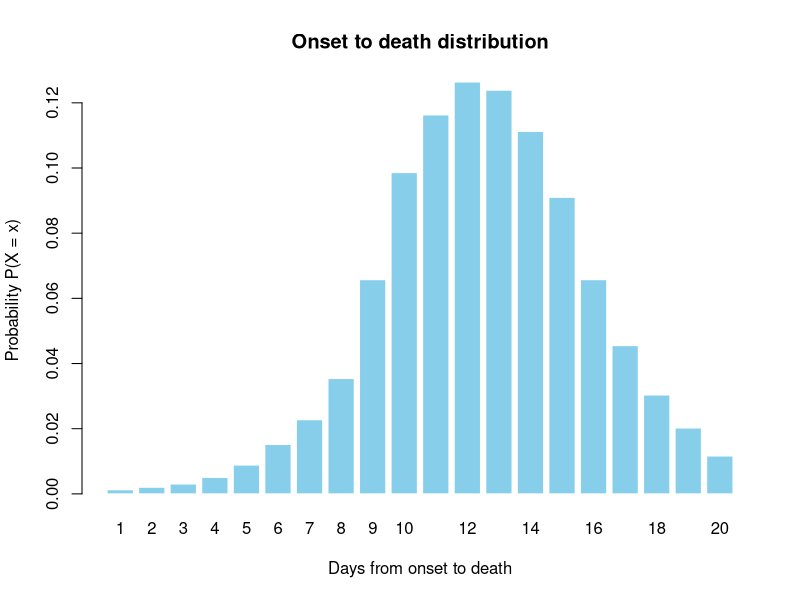

Write R code to recreate this figure.
## ---- chunk 1
# Days
x <- 1:20

# Frequencies (n_x)
nx <- c(5, 8, 12, 20, 35, 60, 90, 140, 260, 390,
        460, 500, 490, 440, 360, 260, 180, 120, 80, 46)

# Total cases
N <- sum(nx)

# Probability mass function
px <- nx / N

barplot(px,
        names.arg = x,
        xlab = "Days from onset to death",
        ylab = "Probability P(X = x)",
        main = "Onset to death distribution",
        col = "skyblue",
        border = "white")
